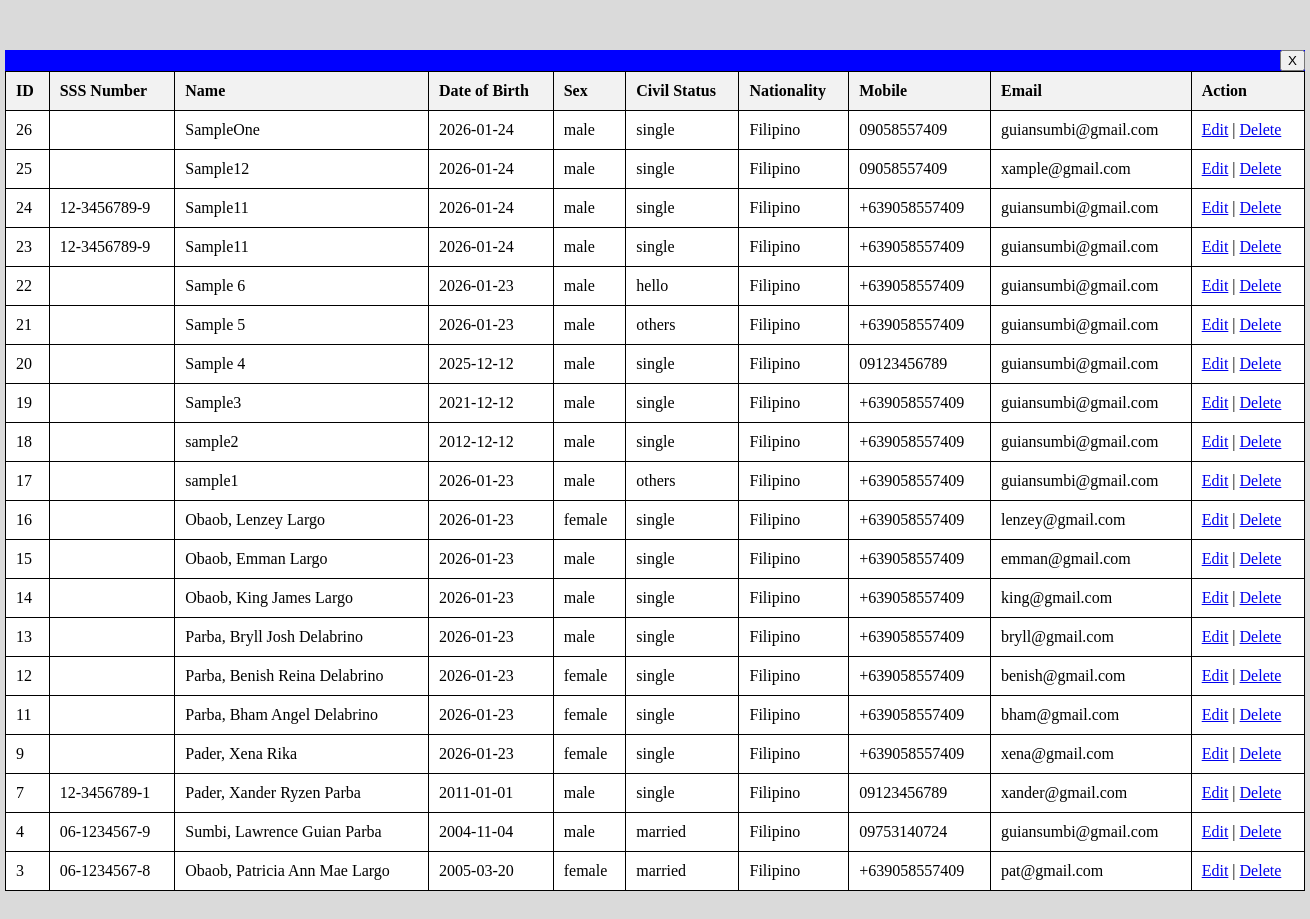
The app's page /admin.php, older data.
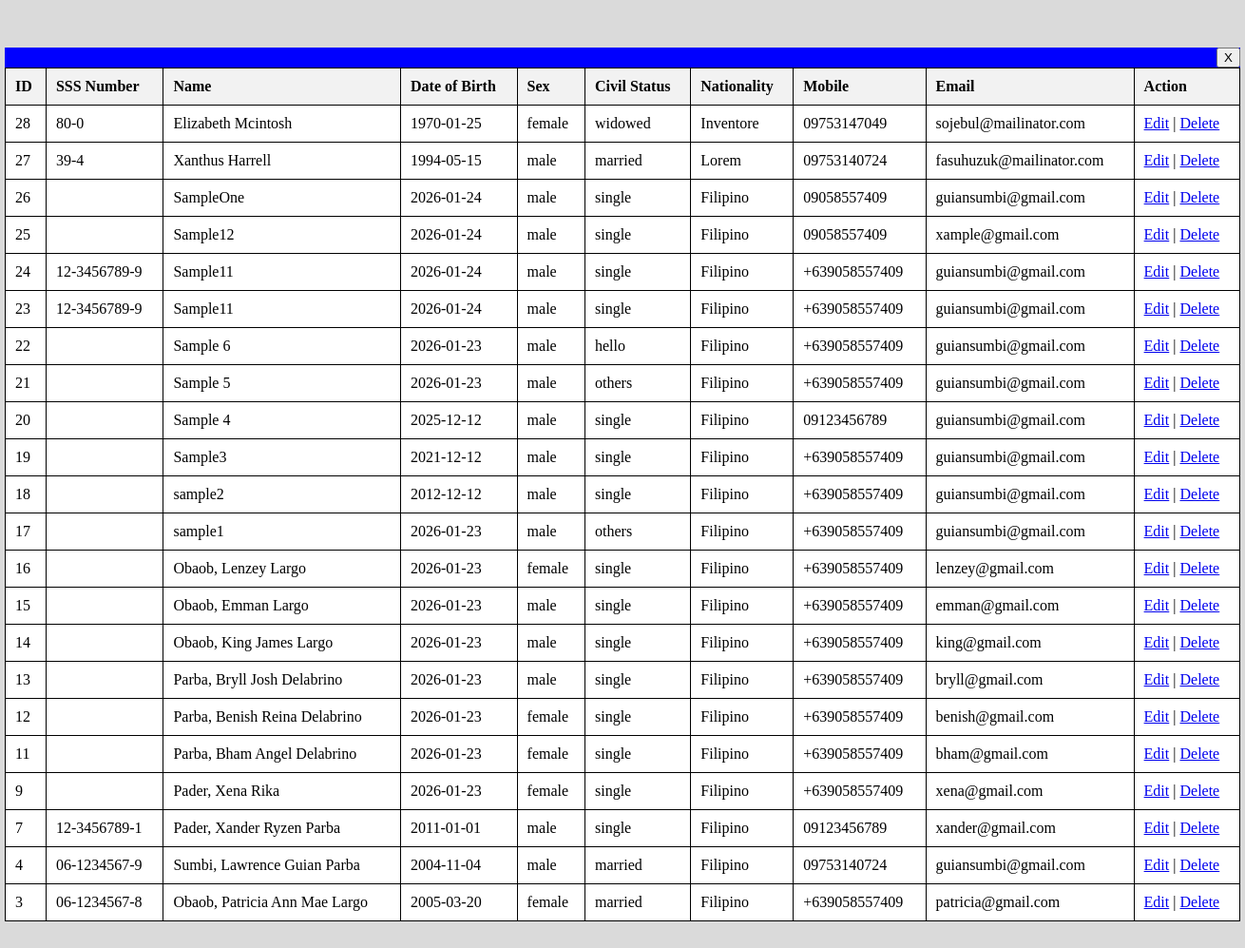
The same page, newer data.
### tables this page shows
CREATE TABLE `personal_data` (
  `id` int(11) NOT NULL,
  `sss_number` varchar(20) NOT NULL,
  `name` varchar(150) NOT NULL,
  `name_dob` date NOT NULL,
  `sex` varchar(10) NOT NULL,
  `civil_status` varchar(20) NOT NULL,
  `tin_number` varchar(20) NOT NULL,
  `nationality` varchar(50) NOT NULL,
  `religion` varchar(50) NOT NULL,
  `place_of_birth` varchar(150) NOT NULL,
  `home_address` varchar(255) NOT NULL,
  `zip_code` varchar(10) NOT NULL,
  `mobile_number` varchar(20) NOT NULL,
  `email_address` varchar(254) NOT NULL,
  `tel_number` varchar(20) NOT NULL,
  `fathers_name` varchar(150) NOT NULL,
  `mothers_name` varchar(150) NOT NULL
);

### admin.php (the view, shortened to what this page needs)
<?php
require 'db.php';
$sql = "SELECT
            id,
            sss_number,
            name,
            name_dob,
            sex,
            civil_status,
            nationality,
            mobile_number,
            email_address
        FROM personal_data
        ORDER BY id DESC";
$stmt = $pdo->prepare($sql);
$stmt->execute();
$rows = $stmt->fetchAll(PDO::FETCH_ASSOC);
?>
<!DOCTYPE html>
<html lang="en">
<head>
</head>
<body>
    <div class="exit-div">
        <a href="landing.php"><button type="button">X</button></a>
    </div>
    <div class="bondpaper">
        <table border="1" cellpadding="10" cellspacing="0">
    <tr>
        <th>ID</th>
        <th>SSS Number</th>
        <th>Name</th>
        <th>Date of Birth</th>
        <th>Sex</th>
        <th>Civil Status</th>
        <th>Nationality</th>
        <th>Mobile</th>
        <th>Email</th>
        <th>Action</th>
    </tr>
    <?php if (count($rows) > 0): ?>
        <?php foreach ($rows as $row): ?>
            <tr>
                <td><?= htmlspecialchars($row['id']) ?></td>
                <td><?= htmlspecialchars($row['sss_number']) ?></td>
                <td><?= htmlspecialchars($row['name']) ?></td>
                <td><?= htmlspecialchars($row['name_dob']) ?></td>
                <td><?= htmlspecialchars($row['sex']) ?></td>
                <td><?= htmlspecialchars($row['civil_status']) ?></td>
                <td><?= htmlspecialchars($row['nationality']) ?></td>
                <td><?= htmlspecialchars($row['mobile_number']) ?></td>
                <td><?= htmlspecialchars($row['email_address']) ?></td>
                <td>
                    <a href="index.php?id=<?= $row['id'] ?>">Edit</a> |
                    <a href="delete.php?id=<?= $row['id'] ?>"
                       onclick="return confirm('Are you sure you want to delete this record?');">
                       Delete
                    </a>
                </td>
            </tr>
        <?php endforeach; ?>
    <?php else: ?>
        <tr>
            <td colspan="9" style="text-align:center;">No records found</td>
        </tr>
    <?php endif; ?>
</table>
    </div>
</body>
</html>

### admin.php (style rules this page uses)
body { background-color: rgb(218, 218, 218); width: 1300px; margin: 0 auto; font-family: Cambria; padding-top: 50px; padding-bottom: 50px; }
.bondpaper { width: 1300px; height: auto; background-color: white; }
table { border-collapse: collapse; width: 100%; }
th, td { border: 1px solid black; padding: 10px; text-align: left; }
th { background-color: #f2f2f2; }
.exit-div { width: 1300px; height: auto; background-color: blue; text-align: right; }

Row changes from the older to the newer data that the page shows:
added personal_data: id "28", sss_number "80-0", name "Elizabeth Mcintosh", name_dob "1970-01-25", sex "female", civil_status "widowed", nationality "Inventore", mobile_number "09753147049", email_address "sojebul@mailinator.com"
added personal_data: id "27", sss_number "39-4", name "Xanthus Harrell", name_dob "1994-05-15", sex "male", civil_status "married", nationality "Lorem", mobile_number "09753140724", email_address "fasuhuzuk@mailinator.com"
changed personal_data "Obaob, Patricia Ann Mae Largo": email_address "pat@gmail.com" → "patricia@gmail.com"
